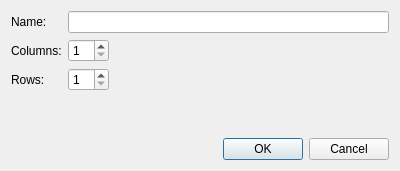
<?xml version="1.0" encoding="UTF-8"?>
<ui version="4.0">
 <class>TileShapeGroupPropertiesDialog</class>
 <widget class="QDialog" name="TileShapeGroupPropertiesDialog">
  <property name="geometry">
   <rect>
    <x>0</x>
    <y>0</y>
    <width>400</width>
    <height>171</height>
   </rect>
  </property>
  <property name="windowTitle">
   <string>Dialog</string>
  </property>
  <layout class="QFormLayout" name="formLayout">
   <property name="fieldGrowthPolicy">
    <enum>QFormLayout::ExpandingFieldsGrow</enum>
   </property>
   <item row="1" column="1">
    <widget class="QLineEdit" name="name"/>
   </item>
   <item row="3" column="1">
    <widget class="QSpinBox" name="width">
     <property name="minimum">
      <number>1</number>
     </property>
    </widget>
   </item>
   <item row="5" column="1">
    <widget class="QSpinBox" name="height">
     <property name="minimum">
      <number>1</number>
     </property>
    </widget>
   </item>
   <item row="6" column="0">
    <spacer name="verticalSpacer">
     <property name="orientation">
      <enum>Qt::Vertical</enum>
     </property>
     <property name="sizeHint" stdset="0">
      <size>
       <width>20</width>
       <height>40</height>
      </size>
     </property>
    </spacer>
   </item>
   <item row="7" column="0" colspan="2">
    <widget class="QDialogButtonBox" name="buttonBox">
     <property name="orientation">
      <enum>Qt::Horizontal</enum>
     </property>
     <property name="standardButtons">
      <set>QDialogButtonBox::Cancel|QDialogButtonBox::Ok</set>
     </property>
    </widget>
   </item>
   <item row="1" column="0">
    <widget class="QLabel" name="label">
     <property name="text">
      <string>Name:</string>
     </property>
    </widget>
   </item>
   <item row="3" column="0">
    <widget class="QLabel" name="label_2">
     <property name="text">
      <string>Columns:</string>
     </property>
    </widget>
   </item>
   <item row="5" column="0">
    <widget class="QLabel" name="label_3">
     <property name="text">
      <string>Rows:</string>
     </property>
    </widget>
   </item>
  </layout>
 </widget>
 <resources/>
 <connections>
  <connection>
   <sender>buttonBox</sender>
   <signal>accepted()</signal>
   <receiver>TileShapeGroupPropertiesDialog</receiver>
   <slot>accept()</slot>
   <hints>
    <hint type="sourcelabel">
     <x>248</x>
     <y>254</y>
    </hint>
    <hint type="destinationlabel">
     <x>157</x>
     <y>274</y>
    </hint>
   </hints>
  </connection>
  <connection>
   <sender>buttonBox</sender>
   <signal>rejected()</signal>
   <receiver>TileShapeGroupPropertiesDialog</receiver>
   <slot>reject()</slot>
   <hints>
    <hint type="sourcelabel">
     <x>316</x>
     <y>260</y>
    </hint>
    <hint type="destinationlabel">
     <x>286</x>
     <y>274</y>
    </hint>
   </hints>
  </connection>
 </connections>
</ui>
